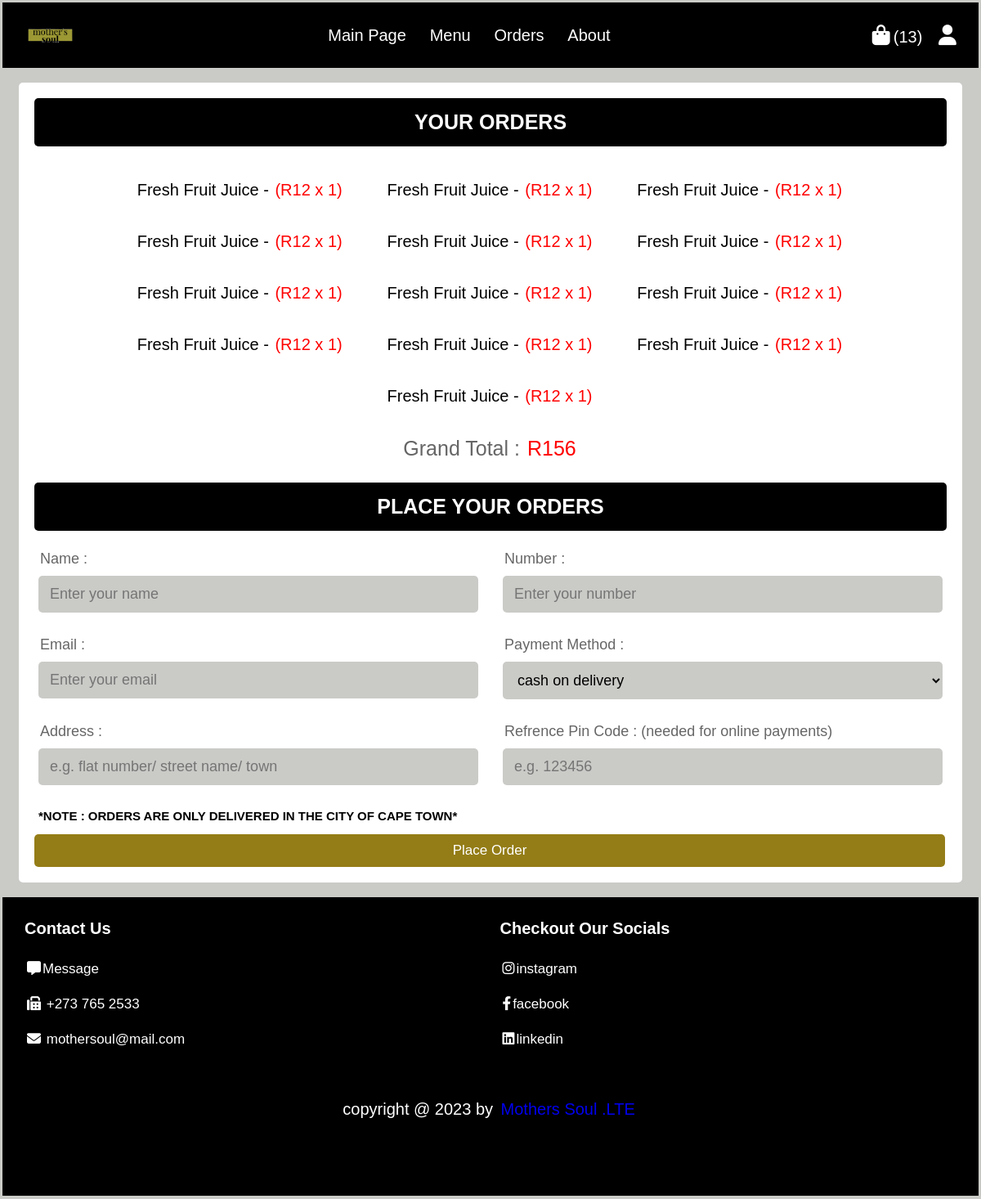
/user/checkout.php (signed in), run on the app's committed database.
### tables this page shows
CREATE TABLE `bag` (
  `id` int(100) NOT NULL,
  `user_id` int(100) NOT NULL,
  `item_id` int(100) NOT NULL,
  `name` varchar(20) NOT NULL,
  `price` int(10) NOT NULL,
  `quantity` int(10) NOT NULL,
  `img` varchar(100) NOT NULL
);

### user/checkout.php (the view, shortened to what this page needs)
<?php
include '../framework/connection.php';
?>
<!DOCTYPE html>
<html lang="en">
<head>
   <link rel="stylesheet" href="https://cdnjs.cloudflare.com/ajax/libs/font-awesome/6.1.1/css/all.min.css">
   <link rel="stylesheet" href="../css/style.css">
</head>
<body>
<?php include 'header.php'; ?>
<section class="checkout-orders">
   <form action="" method="POST">
   <h3>your orders</h3>
      <div class="display-orders">
      <?php
         $grand_total = 0;
         $select_bag = $conn->prepare("SELECT * FROM `bag` WHERE user_id = ?");
         $select_bag->execute([$user_id]);
         if($select_bag->rowCount() > 0){
            while($fetch_bag = $select_bag->fetch(PDO::FETCH_ASSOC)){
               $grand_total += ($fetch_bag['price'] * $fetch_bag['quantity']);
      ?>
         <p> <?= $fetch_bag['name']; ?> <span>(<?= 'R'.$fetch_bag['price'].' x '. $fetch_bag['quantity']; ?>)</span> </p>
      <?php
            }
         }else{
            echo '<p class="empty">your bag is empty!</p>';
         }
      ?>
         <div class="grand-total">Grand Total : <span>R<?= $grand_total; ?></span></div>
      </div>
      <h3>place your orders</h3>
      <div class="flex">
         <div class="inputBox">
            <span>Name :</span>
            <input type="text" name="name" placeholder="Enter your name" class="box" maxlength="20" required>
         </div>
         <div class="inputBox">
            <span>Number :</span>
            <input type="number" name="number" placeholder="Enter your number" class="box" min="0" max="9999999999" onkeypress="if(this.value.length == 10) return false;" required>
         </div>
         <div class="inputBox">
            <span>Email :</span>
            <input type="email" name="email" placeholder="Enter your email" class="box" maxlength="50" required>
         </div>
         <div class="inputBox">
            <span>Payment Method :</span>
            <select name="payment_option" class="box" required>
               <option value="cash on delivery">cash on delivery</option>
            </select>
         </div>
         <div class="inputBox">
            <span>Address :</span>
            <input type="text" name="flat" placeholder="e.g. flat number/ street name/ town" class="box" maxlength="50" required>
         </div>
         <div class="inputBox">
            <span>Refrence Pin Code : (needed for online payments) </span>
            <input type="number" min="0" name="pin_code" placeholder="e.g. 123456" min="0" max="999999" onkeypress="if(this.value.length == 6) return false;" class="box" required>
         </div>
         <h2>*NOTE : ORDERS ARE ONLY DELIVERED IN THE CITY OF CAPE TOWN*</h2>
      </div>
      <input type="submit" name="order" class="btn <?= ($grand_total > 1)?'':'disabled'; ?>" value="place order">
   </form>
</section>
<?php include '../framework/footer.php'; ?>
</body>
</html>

### css/style.css (style rules this page uses)
* { font-family: 'Garamond', sans-serif; margin: -1px; padding: 3px; box-sizing: border-box; outline: none; border: none; text-decoration: none; }
html { font-size: 62.5%; overflow-x: hidden; }
body { background-color: rgb(202, 202, 199); }
section { padding:2rem; max-width: 1200px; margin:0 auto; }
.btn, .delete-btn, .option-btn { display: block; width: 100%; margin-top: 1rem; border-radius: .5rem; padding:1rem 3rem; font-size: 1.7rem; text-transform: capitalize; color:white; cursor: pointer; text-align: center; }
.btn { background-color: #947d17; }
.display-orders { text-align: center; padding-bottom: 0; }
.display-orders p { display: inline-block; padding:1rem 2rem; margin:1rem .5rem; font-size: 2rem; text-align: center; border:black; background-color: white; box-shadow: rgba(0,0,1,.1); border-radius: .5rem; }
.display-orders p span { color:red; }
.display-orders .grand-total { margin-top: 1.5rem; margin-bottom: 2.5rem; font-size: 2.5rem; color:#666; }
.display-orders .grand-total span { color:red; }
.checkout-orders form { padding:2rem; border:black; background-color: white; box-shadow: rgba(0,0,1,.1); border-radius: .5rem; }
.checkout-orders form h3 { border-radius: .5rem; background-color: black; color:white; padding:1.5rem 1rem; text-align: center; text-transform: uppercase; margin-bottom: 2rem; font-size: 2.5rem; }
.checkout-orders form .flex { display: flex; flex-wrap: wrap; gap:1.5rem; justify-content: space-between; }
.checkout-orders form .flex .inputBox { width: 49%; }
.checkout-orders form .flex .inputBox .box { width: 100%; border:black; border-radius: .5rem; font-size: 1.8rem; color:black; padding:1.2rem 1.4rem; margin:1rem 0; background-color: rgb(202, 202, 199); }
.checkout-orders form .flex .inputBox span { font-size: 1.8rem; color:#666; }

### data on the page
bag: name "Fresh Fruit Juice -", price "12", quantity "1"
bag: name "Fresh Fruit Juice -", price "12", quantity "1"
bag: name "Fresh Fruit Juice -", price "12", quantity "1"
bag: name "Fresh Fruit Juice -", price "12", quantity "1"
bag: name "Fresh Fruit Juice -", price "12", quantity "1"
bag: name "Fresh Fruit Juice -", price "12", quantity "1"
bag: name "Fresh Fruit Juice -", price "12", quantity "1"
bag: name "Fresh Fruit Juice -", price "12", quantity "1"
bag: name "Fresh Fruit Juice -", price "12", quantity "1"
bag: name "Fresh Fruit Juice -", price "12", quantity "1"
bag: name "Fresh Fruit Juice -", price "12", quantity "1"
bag: name "Fresh Fruit Juice -", price "12", quantity "1"
bag: name "Fresh Fruit Juice -", price "12", quantity "1"

### other printed values
$total_bag_counts "13"
$grand_total "156"
